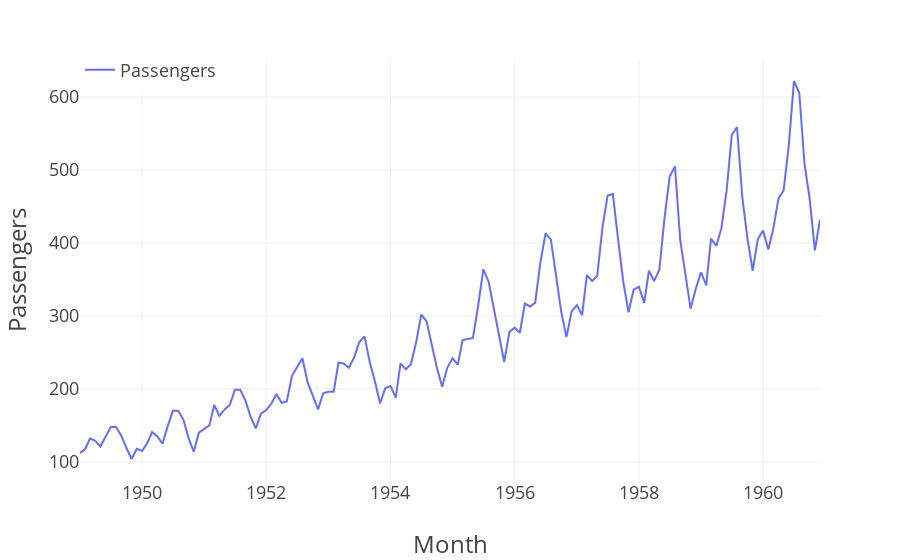

Notebook code cell kept with this figure:
### Code cell
# %% [markdown]
# # How to use PyTorch LSTMs for time series regression

# %% [markdown]
# # Data

# %% [markdown]
# 1. Download the Air Passengers data.
# 2. Load the Air Passengers data into a DataFrame.

# %%
import pandas as pd

df = pd.read_csv("data-sets/air_passengers.csv", index_col="Month", parse_dates=True)
df.rename(columns={'#Passengers': 'Passengers'}, inplace=True)

# %%
import plotly.express as px
import plotly.graph_objects as go
import plotly.io as pio
pio.templates.default = "plotly_white"

plot_template = dict(
    layout=go.Layout({
        "font_size": 18,
        "xaxis_title_font_size": 24,
        "yaxis_title_font_size": 24})
)

fig = px.line(df, labels=dict(index="Date", value="Passengers"))
fig.update_layout(
  template=plot_template, legend=dict(orientation='h', y=1.02, title_text="")
)
fig.show()

# %% [markdown]
# ## Create the target variable

# %%
forecast_lead = 1
target = f"lead{forecast_lead}"

df[target] = df["Passengers"].shift(-forecast_lead)
df = df.iloc[:-forecast_lead]

# %% [markdown]
# ## Create a hold-out test set and preprocess the data

# %%
test_start = "1958-01-01"

df_train = df.loc[:test_start].copy()
df_test = df.loc[test_start:].copy()

print("Test set fraction:", len(df_test) / len(df))

# %% [markdown]
# ## Standardize the features and target, based on the training set

# %%
target_mean = df_train[target].mean()
target_stdev = df_train[target].std()

df_train["Passengers"] = (df_train["Passengers"] - target_mean) / target_stdev
df_test["Passengers"] = (df_test["Passengers"] - target_mean) / target_stdev

df_train[target] = (df_train[target] - target_mean) / target_stdev
df_test[target] = (df_test[target] - target_mean) / target_stdev

# %% [markdown]
# ## Create datasets that PyTorch `DataLoader` can work with

# %%
import torch
from torch.utils.data import Dataset

class SequenceDataset(Dataset):
    def __init__(self, dataframe, target, sequence_length=5):
        self.target = target
        self.sequence_length = sequence_length
        self.y = torch.tensor(dataframe[self.target].values).float()
        self.X = torch.tensor(dataframe['Passengers'].values).float().unsqueeze(1)

    def __len__(self):
        return self.X.shape[0]

    def __getitem__(self, i): 
        if i >= self.sequence_length - 1:
            i_start = i - self.sequence_length + 1
            x = self.X[i_start:(i + 1), :]
        else:
            padding = self.X[0].repeat(self.sequence_length - i - 1, 1)
            x = self.X[0:(i + 1), :]
            x = torch.cat((padding, x), 0)

        return x, self.y[i]
        
# Continue the rest of the code as before

### Figure 1 — Plotly figure (JSON) as saved in the notebook; plotly's stock layout.template omitted (floating-point values rounded to 4 significant figures; data arrays with more than 128 entries replaced by an {"elided": "..."} marker saying what was removed)
{"data": [{"hovertemplate": "variable=Passengers<br>Month=%{x}<br>Passengers=%{y}<extra></extra>", "legendgroup": "Passengers", "line": {"color": "#636efa", "dash": "solid"}, "marker": {"symbol": "circle"}, "mode": "lines", "name": "Passengers", "orientation": "v", "showlegend": true, "type": "scatter", "x": {"elided": "144 str values"}, "xaxis": "x", "y": {"elided": "144 int values"}, "yaxis": "y"}], "layout": {"legend": {"orientation": "h", "title": {"text": ""}, "tracegroupgap": 0, "y": 1.02}, "margin": {"t": 60}, "xaxis": {"anchor": "y", "domain": [0, 1], "title": {"text": "Month"}}, "yaxis": {"anchor": "x", "domain": [0, 1], "title": {"text": "Passengers"}}}}
